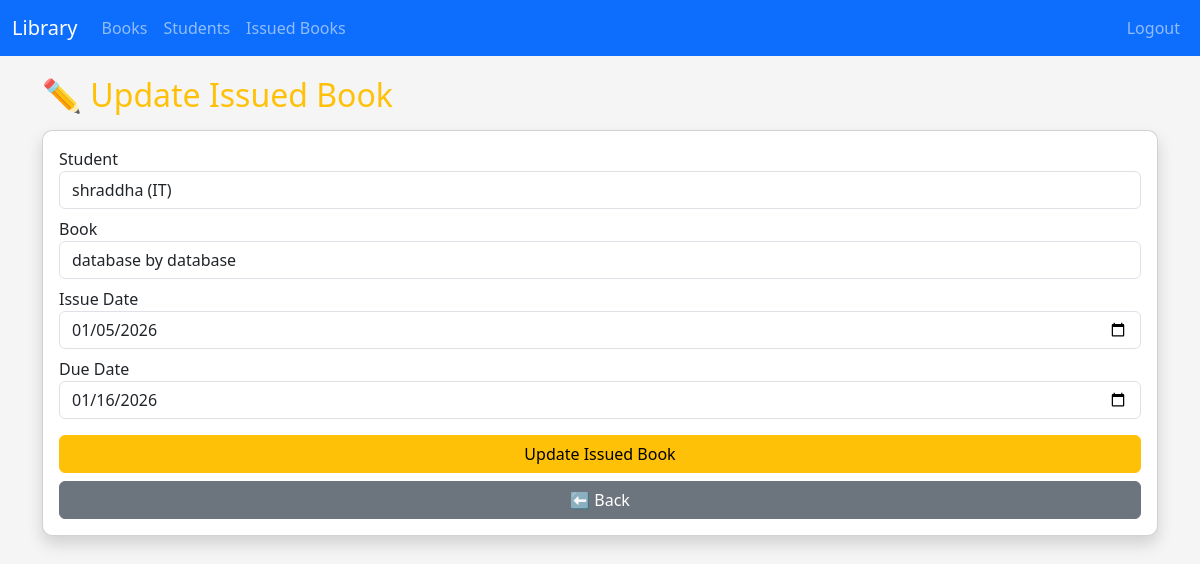
Screenshot of /update_issued/3 (signed in) with the database file from the repository.
### tables this page shows
CREATE TABLE issued_books (
    id INTEGER PRIMARY KEY AUTOINCREMENT,
    studentid INTEGER,
    bookid INTEGER,
    issue_date TEXT, due_date TEXT, return_date TEXT, fine REAL DEFAULT 0.0,
    FOREIGN KEY(studentid) REFERENCES students(studentid),
    FOREIGN KEY(bookid) REFERENCES books(bookid)
);

CREATE TABLE students (
    studentid INTEGER PRIMARY KEY AUTOINCREMENT,
    name TEXT NOT NULL,
    department TEXT NOT NULL,
    year INTEGER NOT NULL
);

CREATE TABLE books (
    bookid INTEGER PRIMARY KEY AUTOINCREMENT,
    name TEXT,
    author TEXT,
    category TEXT
);

### app.py (the view)
@app.route("/update_issued/<int:id>", methods=["GET","POST"])
def update_issued(id):
    if not login_required():
        return redirect("/login")
    db = connect_db()
    issued = db.execute("SELECT * FROM issued_books WHERE id=?", (id,)).fetchone()
    students = db.execute("SELECT * FROM students").fetchall()
    books = db.execute("""
        SELECT * FROM books
        WHERE bookid NOT IN (SELECT bookid FROM issued_books WHERE return_date IS NULL)
        OR bookid = ?
    """, (issued["bookid"],)).fetchall()
    if request.method=="POST":
        db.execute("UPDATE issued_books SET studentid=?, bookid=?, issue_date=?, due_date=? WHERE id=?", (request.form["student_id"], request.form["book_id"], request.form["issue_date"], request.form["due_date"], id))
        db.commit()
        db.close()
        return redirect("/view_issued")
    db.close()
    return render_template("update_issued.html", issued=issued, students=students, books=books)

### app.py (called while the page is built)
def connect_db():
    db_path = os.path.join(app.root_path, "library.db")
    conn = sqlite3.connect(db_path)
    conn.row_factory = sqlite3.Row
    return conn

def login_required():
    return "admin" in session

### templates/update_issued.html (shortened to what this page needs)
{% extends "base.html" %}
{% block content %}
<h2 class="text-warning mb-3">✏️ Update Issued Book</h2>
<form method="post" class="card p-3 shadow">
    <label>Student</label>
    <select name="student_id" class="form-control mb-2" required>
        {% for s in students %}
        <option value="{{ s.studentid }}" {% if s.studentid==issued.studentid %}selected{% endif %}>
            {{ s.name }} ({{ s.department }})
        </option>
        {% endfor %}
    </select>
    <label>Book</label>
    <select name="book_id" class="form-control mb-2" required>
        {% for b in books %}
        <option value="{{ b.bookid }}" {% if b.bookid==issued.bookid %}selected{% endif %}>
            {{ b.name }} by {{ b.author }}
        </option>
        {% endfor %}
    </select>
    <label>Issue Date</label>
    <input type="date" name="issue_date" value="{{ issued.issue_date }}" class="form-control mb-2" required>
    <label>Due Date</label>
    <input type="date" name="due_date" value="{{ issued.due_date }}" class="form-control mb-2" required>
    <button class="btn btn-warning mt-2">Update Issued Book</button>
    <a href="/view" class="btn btn-secondary mt-2">⬅ Back</a>
</form>
{% endblock %}

### templates/base.html (style rules this page uses)
body { background: #f5f5f5; }
.card { border-radius: 10px; }
h2, h3 { color: #343a40; }

### rows the page displays
issued_books: student_id "shraddha (IT)", book_id "database by database", issue_date "01/05/2026", due_date "01/16/2026"
